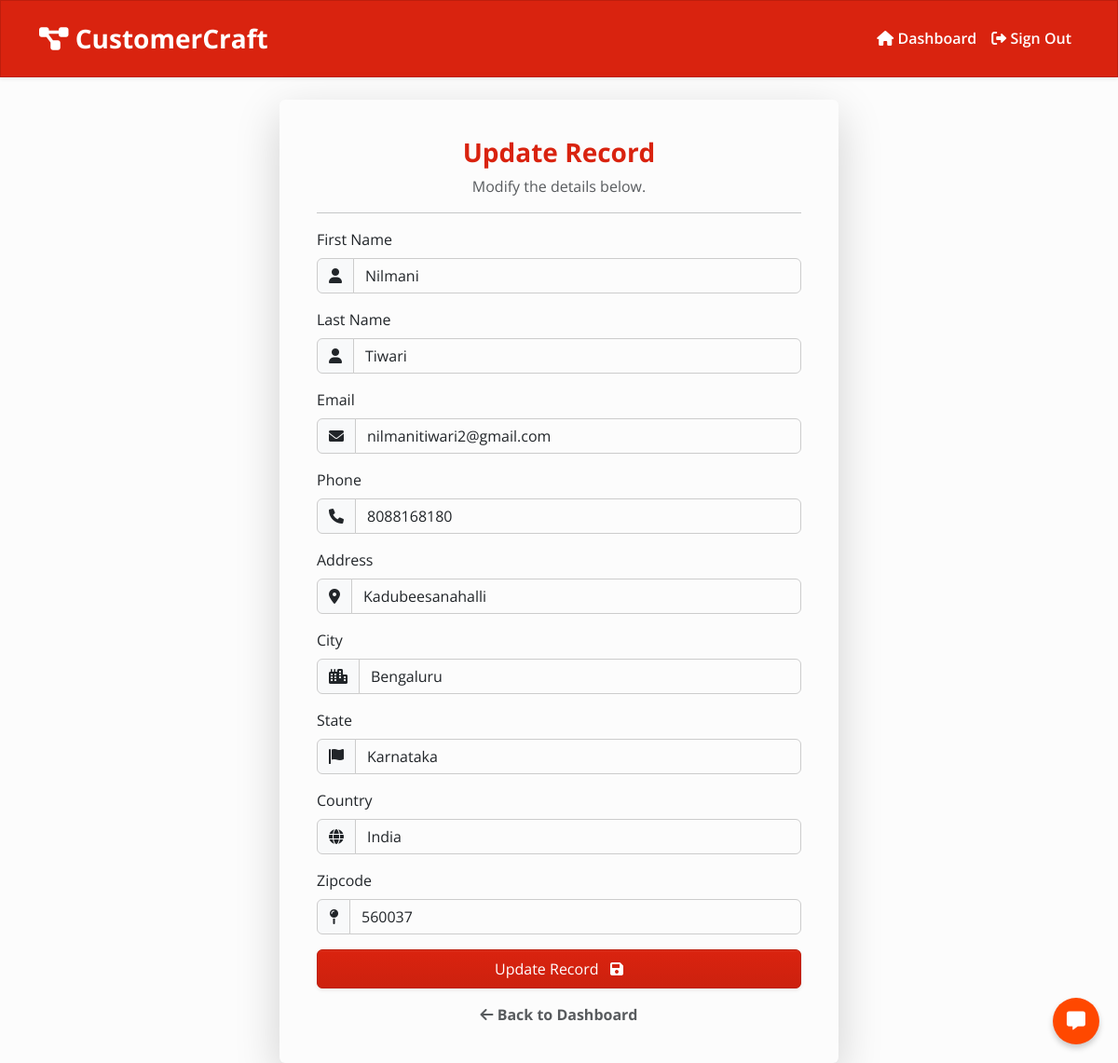
Screenshot of /update_record/4/ (signed in) with the database file from the repository.
### webapp/models.py (models this page shows, shortened)
class Record(models.Model):
    first_name = models.CharField(max_length=100)
    last_name = models.CharField(max_length=100)
    email = models.EmailField()
    phone = models.CharField(max_length=20)
    address = models.TextField()
    city = models.CharField(max_length=100)
    state = models.CharField(max_length=100)
    country = models.CharField(max_length=100)
    zipcode = models.CharField(max_length=10)
    created_at = models.DateTimeField(auto_now_add=True)
    updated_at = models.DateTimeField(auto_now=True)

### webapp/views.py (the view)
# urls.py: path('update_record/<int:pk>/', views.update_record, name="update_record"),
@login_required(login_url='userlogin')
def update_record(request, pk):
    record = Record.objects.get(id=pk)
    form = UpdateRecordForm(instance=record)
    if request.method == 'POST':
        form = UpdateRecordForm(request.POST, instance=record)
        if form.is_valid():
            form.save()
            messages.success(request, "Record updated successfull 👏🥳")
            return redirect('dashboard')
    context = {'form': form}
    return render(request, 'webapp/update-record.html', context=context)

### webapp/forms.py
class UpdateRecordForm(forms.ModelForm):
    class Meta:
        model = Record
        fields = ['first_name', 'last_name', 'email', 'phone', 'address', 'city', 'state', 'country', 'zipcode']
        widgets = {
            'first_name': forms.TextInput(attrs={'class': 'form-control', 'placeholder': 'John'}),
            'last_name': forms.TextInput(attrs={'class': 'form-control', 'placeholder': 'Doe'}),
            'email': forms.EmailInput(attrs={'class': 'form-control', 'placeholder': 'john.doe@example.com'}),
            'phone': forms.TextInput(attrs={'class': 'form-control', 'placeholder': '(123) 456-7890'}),
            'address': forms.TextInput(attrs={'class': 'form-control', 'placeholder': '123 Main St'}),
            'city': forms.TextInput(attrs={'class': 'form-control', 'placeholder': 'Anytown'}),
            'state': forms.TextInput(attrs={'class': 'form-control', 'placeholder': 'CA'}),
            'country': forms.TextInput(attrs={'class': 'form-control', 'placeholder': 'USA'}),
            'zipcode': forms.TextInput(attrs={'class': 'form-control', 'placeholder': '12345'}),
        }

### webapp/templates/webapp/update-record.html (shortened to what this page needs)
{% extends 'webapp/base.html' %}
{% load crispy_forms_tags %}
{% block content %}
<div class="container d-flex justify-content-center align-items-center min-vh-100">
    <div class="card shadow-lg border-0 p-4" style="max-width: 600px; width: 100%;">
        <div class="card-body">
            <h3 class="text-center text-primary fw-bold">
                Update Record
            </h3>
            <p class="text-center text-muted">
                Modify the details below.
            </p>
            <hr>
            <form method="POST" autocomplete="off">
                <div class="mb-3">
                    <label for="id_first_name" class="form-label">First Name</label>
                    <div class="input-group">
                        <span class="input-group-text"><i class="fas fa-user"></i></span>
                        {{ form.first_name }}
                    </div>
                </div>
                <div class="mb-3">
                    <label for="id_last_name" class="form-label">Last Name</label>
                    <div class="input-group">
                        <span class="input-group-text"><i class="fas fa-user"></i></span>
                        {{ form.last_name }}
                    </div>
                </div>
                <div class="mb-3">
                    <label for="id_email" class="form-label">Email</label>
                    <div class="input-group">
                        <span class="input-group-text"><i class="fas fa-envelope"></i></span>
                        {{ form.email }}
                    </div>
                </div>
                <div class="mb-3">
                    <label for="id_phone" class="form-label">Phone</label>
                    <div class="input-group">
                        <span class="input-group-text"><i class="fas fa-phone"></i></span>
                        {{ form.phone }}
                    </div>
                </div>
                <div class="mb-3">
                    <label for="id_address" class="form-label">Address</label>
                    <div class="input-group">
                        <span class="input-group-text"><i class="fas fa-map-marker-alt"></i></span>
                        {{ form.address }}
                    </div>
                </div>
                <div class="mb-3">
                    <label for="id_city" class="form-label">City</label>
                    <div class="input-group">
                        <span class="input-group-text"><i class="fas fa-city"></i></span>
                        {{ form.city }}
                    </div>
                </div>
                <div class="mb-3">
                    <label for="id_state" class="form-label">State</label>
                    <div class="input-group">
                        <span class="input-group-text"><i class="fas fa-flag"></i></span>
                        {{ form.state }}
                    </div>
                </div>
                <div class="mb-3">
                    <label for="id_country" class="form-label">Country</label>
                    <div class="input-group">
                        <span class="input-group-text"><i class="fas fa-globe"></i></span>
                        {{ form.country }}
                    </div>
                </div>
                <div class="mb-3">
                    <label for="id_zipcode" class="form-label">Zipcode</label>
                    <div class="input-group">
                        <span class="input-group-text"><i class="fas fa-map-pin"></i></span>
                        {{ form.zipcode }}
                    </div>
                </div>
                <button type="submit" class="btn btn-primary w-100 shadow-sm p-2">
                    Update Record &nbsp; <i class="fas fa-save"></i>
                </button>
            </form>
            <div class="mt-3 text-center">
                <a href="{% url 'dashboard' %}" class="text-decoration-none fw-bold text-muted">
                    <i class="fas fa-arrow-left"></i> Back to Dashboard
                </a>
            </div>
        </div>
    </div>
</div>
{% endblock %}

### rows the page displays
Record: first_name "Nilmani", last_name "Tiwari", email "nilmanitiwari2@gmail.com", phone "8088168180", address "Kadubeesanahalli", city "Bengaluru", state "Karnataka", country "India", zipcode "560037"
